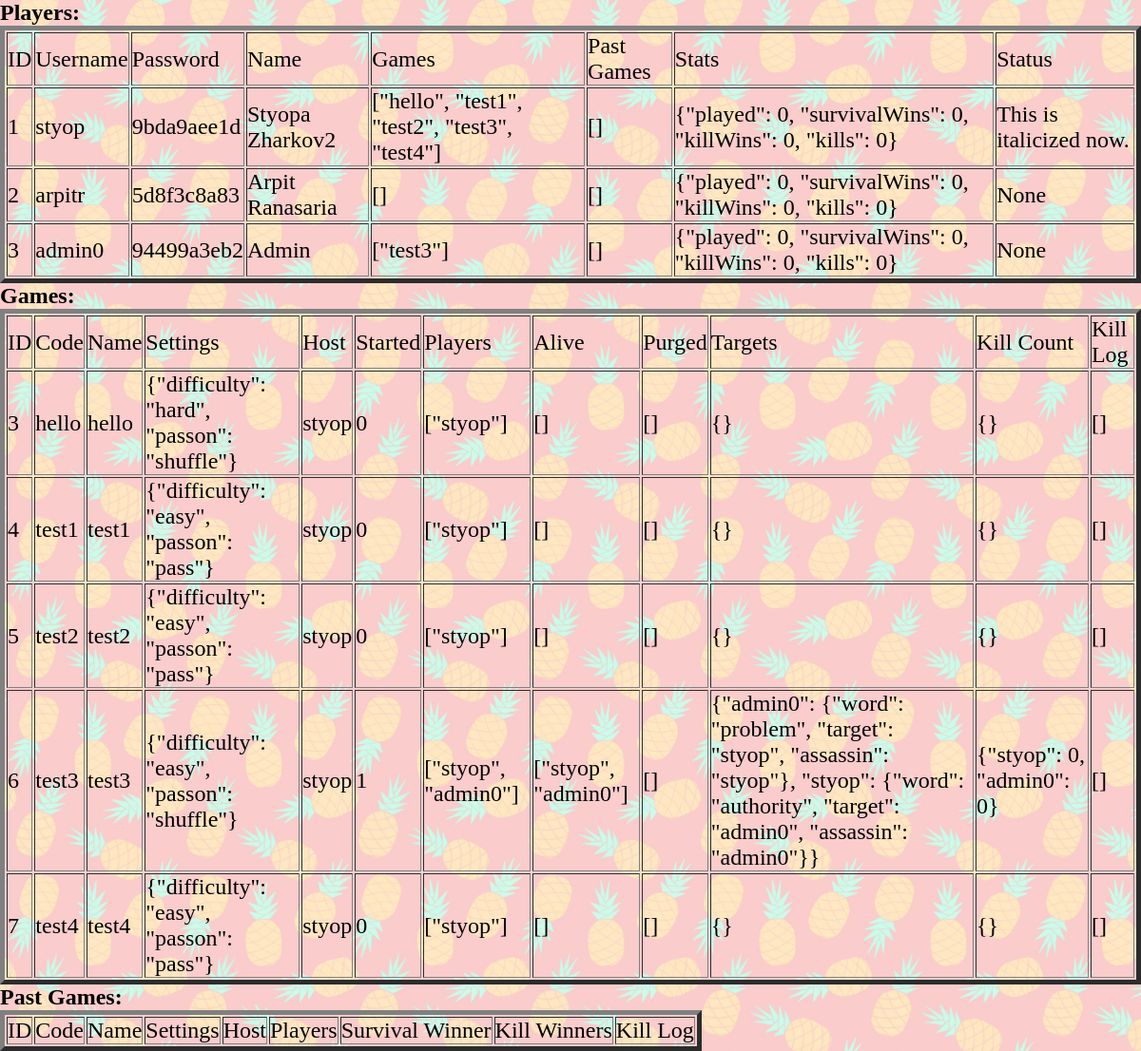
The page /debug/ on the database as committed earlier.
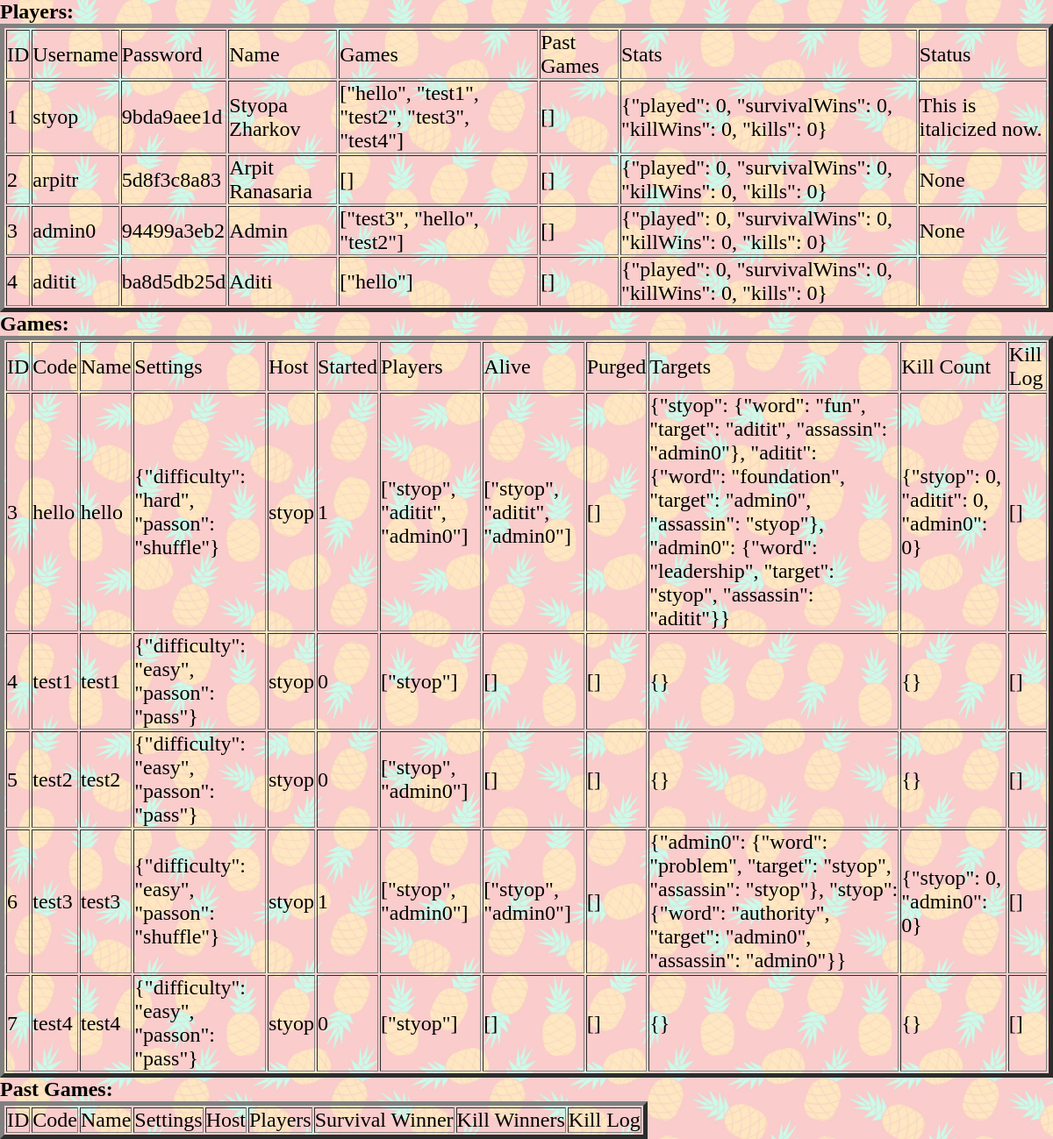
The same page on the database as committed later.
### tables this page shows
CREATE TABLE Players (     id INTEGER PRIMARY KEY AUTOINCREMENT,     user TEXT NOT NULL,     password TEXT NOT NULL,     name TEXT NOT NULL,     games TEXT NOT NULL,     pastGames TEXT NOT NULL,     stats TEXT NOT NULL,     status TEXT);

CREATE TABLE Games (     id INTEGER PRIMARY KEY AUTOINCREMENT,     code TEXT NOT NULL,     name TEXT NOT NULL,    settings TEXT NOT NULL,     host TEXT NOT NULL,     started BOOLEAN NOT NULL CHECK (started IN (0,1)),     players TEXT NOT NULL,     alive TEXT NOT NULL,     purged TEXT NOT NULL,     targets TEXT NOT NULL,     killCount TEXT NOT NULL,     killLog TEXT NOT NULL);

### app.py (the view)
@app.route('/debug/')
def debug():
    with sqlite3.connect("database.db") as con:
        con.row_factory = sqlite3.Row
        cur = con.cursor()
        cur.execute("SELECT * from Players")
        playerRows = cur.fetchall()   #rows of the Players table
        cur.execute("SELECT * from Games")
        gameRows = cur.fetchall()   #rows of the Games table
        cur.execute("SELECT * from pastGames")
        pastRows = cur.fetchall()   #rows of the pastGames table
    return render_template('debug.html', playerRows = playerRows, gameRows = gameRows, pastRows=pastRows)

### templates/debug.html (shortened to what this page needs)
<!DOCTYPE html>
<html lang="en">
<head>
    <link rel="stylesheet" href="{{ url_for('static', filename='css/main.css') }}">
    <link rel="stylesheet" href="{{ url_for('static', filename='css/debug.css') }}">
</head>
<body>
    <h2>Players:</h2>
    <table border=5>
        <thead>
        <td>ID</td>
        <td>Username</td>
        <td>Password</td>
        <td>Name</td>
        <td>Games</td>
        <td>Past Games</td>
        <td>Stats</td>
        <td>Status</td>
        </thead>
        {% for row in playerRows %}
        <tr>
        <td>{{row["id"]}}</td>
        <td>{{row["user"]}}</td>
        <td>{{row["password"][:10]}}</td>
        <td>{{row["name"]}}</td>
        <td>{{row["games"]}}</td>
        <td>{{row["pastGames"]}}</td>
        <td>{{row["stats"]}}</td>
        <td>{{row["status"]}}</td>
        </tr>
        {% endfor %}
        </table>
        <h2>Games:</h2>
        <table border=5>
            <thead>
            <td>ID</td>
            <td>Code</td>
            <td>Name</td>
            <td>Settings</td>
            <td>Host</td>
            <td>Started</td>
            <td>Players</td>
            <td>Alive</td>
            <td>Purged</td>
            <td>Targets</td>
            <td>Kill Count</td>
            <td>Kill Log</td>
            </thead>
            {% for row in gameRows %}
            <tr>
            <td>{{row["id"]}}</td>
            <td>{{row["code"]}}</td>
            <td>{{row["name"]}}</td>
            <td>{{row["settings"]}}</td>
            <td>{{row["host"]}}</td>
            <td>{{row["started"]}}</td>
            <td>{{row["players"]}}</td>
            <td>{{row["alive"]}}</td>
            <td>{{row["purged"]}}</td>
            <td>{{row["targets"]}}</td>
            <td>{{row["killCount"]}}</td>
            <td>{{row["killLog"]}}</td>
            </tr>
            {% endfor %}
            </table>
            <h2>Past Games:</h2>
            <table border=5>
                <thead>
                <td>ID</td>
                <td>Code</td>
                <td>Name</td>
                <td>Settings</td>
                <td>Host</td>
                <td>Players</td>
                <td>Survival Winner</td>
                <td>Kill Winners</td>
                <td>Kill Log</td>
                </thead>
                </table>
</body>
</html>

### static/css/main.css (style rules this page uses)
* { margin: 0; padding: 0; font-family: 'Times New Roman', Times, serif; font-size: x-large; }
body { background-image: url(/static/img/backgrounds/pastelLight.jpg); background-size: 30%; }

Rows that differ between the two databases and show on the page:
changed Players "styop": name "Styopa Zharkov2" → "Styopa Zharkov"
changed Players "admin0": games "[\"test3\"]" → "[\"test3\", \"hello\", \"test2\"]"
added Players: id "4", user "aditit", password "ba8d5db25d", name "Aditi", games "[\"hello\"]", pastGames "[]", stats "{\"played\": 0, \"survivalWins\": 0, \"killWins\": 0, \"kills\": 0}"
changed Games "hello": started "0" → "1"; players "[\"styop\"]" → "[\"styop\", \"aditit\", \"admin0\"]"; alive "[]" → "[\"styop\", \"aditit\", \"admin0\"]"; targets "{}" → "{\"styop\": {\"word\": \"fun\", \"target\": \"aditit\", \"assassin\": \"admin0\"}, \"aditit\": {\"word\": \"foundation\", \"target\": \"admin0\", \"assassin\": \"styop\"}, \"admin0\": {\"word\": \"leadership\", \"target\": \"styop\", \"assassin\": \"aditit\"}}"; killCount "{}" → "{\"styop\": 0, \"aditit\": 0, \"admin0\": 0}"
changed Games "test2": players "[\"styop\"]" → "[\"styop\", \"admin0\"]"
